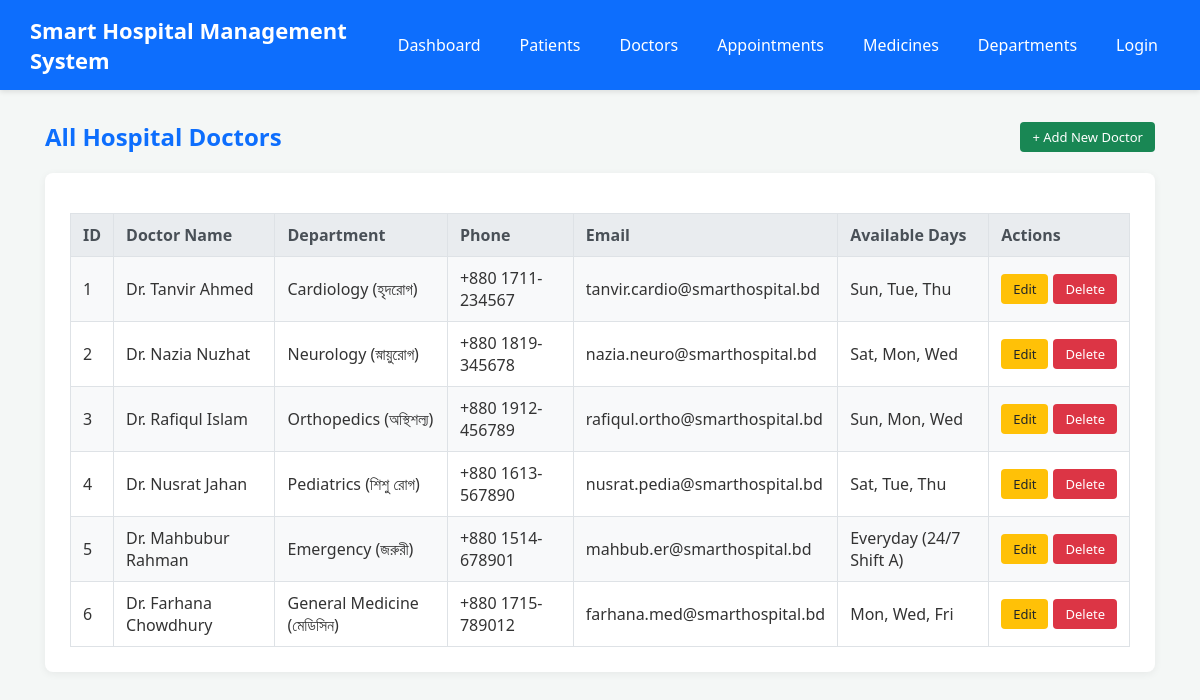
Page /doctor/index.php on the committed database.
### tables this page shows
CREATE TABLE `doctors` (
  `id` INT AUTO_INCREMENT PRIMARY KEY,
  `department_id` INT NOT NULL,
  `name` VARCHAR(100) NOT NULL,
  `phone` VARCHAR(20) NOT NULL,
  `email` VARCHAR(100) NOT NULL,
  `available_days` VARCHAR(100) NOT NULL,
  `created_at` TIMESTAMP DEFAULT CURRENT_TIMESTAMP,
  CONSTRAINT `fk_doctors_department` FOREIGN KEY (`department_id`) REFERENCES `departments` (`id`) ON DELETE CASCADE ON UPDATE CASCADE
);

CREATE TABLE `departments` (
  `id` INT AUTO_INCREMENT PRIMARY KEY,
  `name` VARCHAR(100) NOT NULL UNIQUE,
  `description` TEXT,
  `created_at` TIMESTAMP DEFAULT CURRENT_TIMESTAMP
);

### doctor/index.php (the view, shortened to what this page needs)
<?php
include "../connection.php";
$sql = "SELECT doctors.*, departments.name AS department_name
        FROM doctors
        LEFT JOIN departments ON doctors.department_id = departments.id";
$result = mysqli_query($conn, $sql);
?>
<!DOCTYPE html>
<html>
<head>
    <link rel="stylesheet" href="../style.css">
</head>
<body>
<?php include "../nav.php"; ?>
<div class="container">
    <div class="page-header">
        <h2>All Hospital Doctors</h2>
        <a href="add.php" class="btn btn-success">+ Add New Doctor</a>
    </div>
    <div class="card">
        <table>
            <tr>
                <th>ID</th>
                <th>Doctor Name</th>
                <th>Department</th>
                <th>Phone</th>
                <th>Email</th>
                <th>Available Days</th>
                <th>Actions</th>
            </tr>
            <?php
            while ($row = mysqli_fetch_assoc($result)) {
            ?>
            <tr>
                <td><?php echo $row['id']; ?></td>
                <td><?php echo $row['name']; ?></td>
                <td><?php echo $row['department_name']; ?></td>
                <td><?php echo $row['phone']; ?></td>
                <td><?php echo $row['email']; ?></td>
                <td><?php echo $row['available_days']; ?></td>
                <td>
                    <div class="action-buttons">
                        <a href="edit.php?id=<?php echo $row['id']; ?>" class="btn btn-warning">Edit</a>
                        <a href="delete.php?id=<?php echo $row['id']; ?>" class="btn btn-danger" onclick="return confirm('Delete this doctor?');">Delete</a>
                    </div>
                </td>
            </tr>
            <?php
            }
            ?>
        </table>
    </div>
</div>
</body>
</html>

### style.css (style rules this page uses)
* { margin: 0; padding: 0; box-sizing: border-box; font-family: 'Segoe UI', Tahoma, Geneva, Verdana, sans-serif; }
body { background-color: #f4f7f6; color: #333; padding-bottom: 40px; }
.container { max-width: 1150px; margin: 30px auto; padding: 0 20px; }
.card { background-color: white; border-radius: 8px; padding: 25px; box-shadow: 0 2px 8px rgba(0,0,0,0.06); margin-bottom: 25px; }
.page-header { display: flex; justify-content: space-between; align-items: center; margin-bottom: 20px; }
.page-header h2 { color: #0d6efd; }
.btn { display: inline-block; padding: 6px 12px; border-radius: 4px; text-decoration: none; font-weight: 500; font-size: 13px; cursor: pointer; border: none; white-space: nowrap; }
.btn-success { background-color: #198754; color: white; }
.btn-warning { background-color: #ffc107; color: #212529; }
.btn-danger { background-color: #dc3545; color: white; }
table { width: 100%; border-collapse: collapse; margin-top: 15px; }
table th, table td { border: 1px solid #dee2e6; padding: 10px 12px; text-align: left; vertical-align: middle; }
table th { background-color: #e9ecef; color: #495057; font-weight: 600; }
table td:last-child, table th:last-child { white-space: nowrap; width: 1%; }
table tr:nth-child(even) { background-color: #f8f9fa; }
.action-buttons { display: flex; gap: 5px; align-items: center; white-space: nowrap; }

### rows in the picture
doctors: id "1", name "Dr. Tanvir Ahmed", department.name "Cardiology (হৃদরোগ)", phone "+880 1711-234567", email "tanvir.cardio@smarthospital.bd", available_days "Sun, Tue, Thu"
doctors: id "2", name "Dr. Nazia Nuzhat", department.name "Neurology (স্নায়ুরোগ)", phone "+880 1819-345678", email "nazia.neuro@smarthospital.bd", available_days "Sat, Mon, Wed"
doctors: id "3", name "Dr. Rafiqul Islam", department.name "Orthopedics (অস্থিশল্য)", phone "+880 1912-456789", email "rafiqul.ortho@smarthospital.bd", available_days "Sun, Mon, Wed"
doctors: id "4", name "Dr. Nusrat Jahan", department.name "Pediatrics (শিশু রোগ)", phone "+880 1613-567890", email "nusrat.pedia@smarthospital.bd", available_days "Sat, Tue, Thu"
doctors: id "5", name "Dr. Mahbubur Rahman", department.name "Emergency (জরুরী)", phone "+880 1514-678901", email "mahbub.er@smarthospital.bd", available_days "Everyday (24/7 Shift A)"
doctors: id "6", name "Dr. Farhana Chowdhury", department.name "General Medicine (মেডিসিন)", phone "+880 1715-789012", email "farhana.med@smarthospital.bd", available_days "Mon, Wed, Fri"
